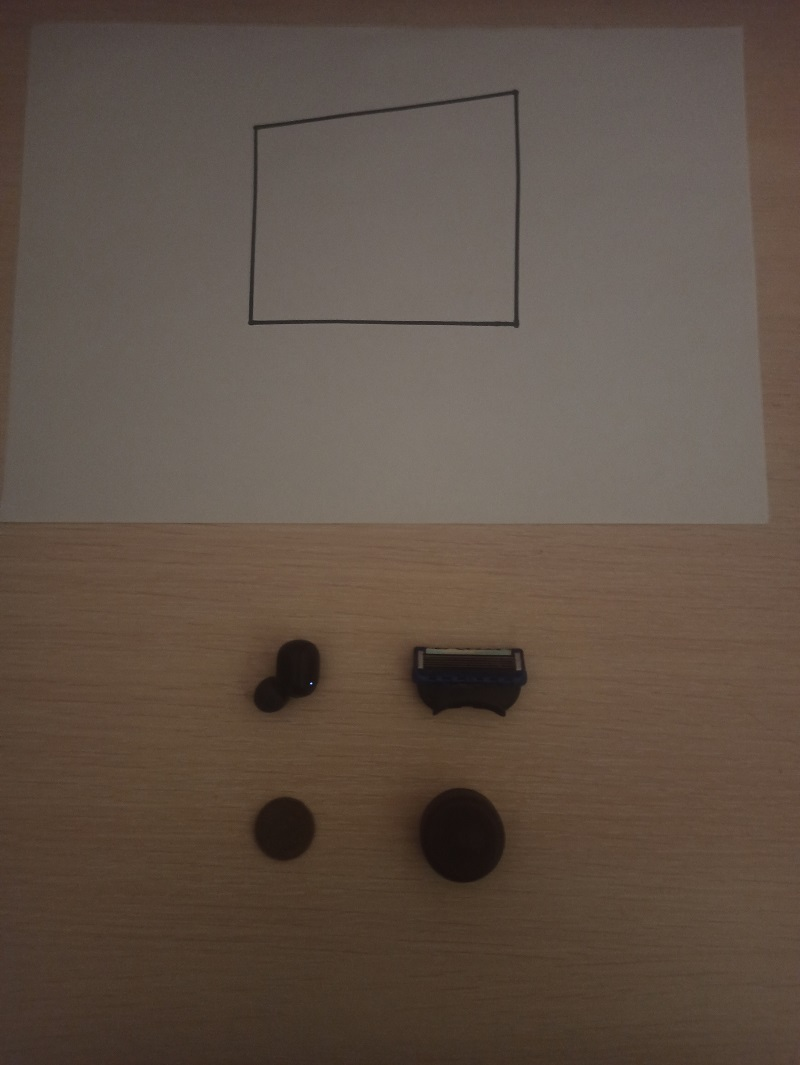
#> input picture data/test19.jpg, 800 x 1065 px, found by its file name
$ python intelligent_placer.py
#> lines starting #> are read from the running program, lines starting #| are printed output that depends on the picture; after the words box and inside, x2 and y2 are one past the last pixel; in counts of white or black regions, pixels touching at a corner belong together
### intelligent_placer_lib/Placer.py
import numpy as np
import cv2
import os
from skimage.feature import canny
import rotate_contour as rot
import matplotlib.pyplot as plt


#  функция, загружающая фотографии
# [7 lines left out: function get_images, not called in this run]


#  функция, занимающаяся обработкой фото с многоугольником перед поиском контура
def polygon_preparation(polygon_img):
    result = cv2.cvtColor(polygon_img, cv2.COLOR_BGR2GRAY)
    result = canny(result, sigma=0.3).astype(np.uint8)
    return result


#  функция, занимающаяся обработкой фото с предметами перед поиском контура
def items_preparation(items_img):
    result = cv2.cvtColor(items_img, cv2.COLOR_BGR2GRAY)
    result = cv2.GaussianBlur(result, (3, 5), cv2.BORDER_DEFAULT)
    result = canny(result, sigma=0.425).astype(np.uint8)
    kernel = cv2.getStructuringElement(cv2.MORPH_RECT, (16, 16))
    result = cv2.morphologyEx(result, cv2.MORPH_CLOSE, kernel)
    return result


#  функция, возвращающая контур полигона
def get_contour_polygon(image):
    img = polygon_preparation(image)
    contours, _ = cv2.findContours(img, cv2.RETR_EXTERNAL, cv2.CHAIN_APPROX_NONE)
    if len(contours) == 0:
        return tuple()
    return max(contours, key=lambda x: cv2.contourArea(x))


#  функция, возвращающая контуры предметов
def get_contours_items(image):
    img = items_preparation(image)
    contours, _ = cv2.findContours(img, cv2.RETR_EXTERNAL, cv2.CHAIN_APPROX_NONE)
    return contours


# функция, выполняющая сдвиг контура на величины dx, dy
def contour_shift(contour, dx, dy):
    return contour + [int(dx), int(dy)]


# функция, проверяющая, поместился ли предмет в многоугольник с помощью битовой маски
def is_fit(contour, masks_image):
    contour_image = masks_image.copy()
    # делаем маску объекта и накладываем на маску полигона
    cv2.fillPoly(contour_image, [contour], (255, 255, 255))
    # с помощью логического XOR обнаруживаем области предмета, которые выходят за маску
    # полигона или накладываются на уже расположенные объекты в нём. Если площадь таких областей равна
    # нулю, то предмет будет расположен
    return np.all(np.logical_xor(np.logical_not(contour_image), masks_image))


# функция, пытающаяся найти размещение одного предмета во многоугольнике с помощью
# обхода многоугольника с заявленным шагом step
def place_item(coords, masks_image, contour, x_axis_step, y_axis_step, angle_step):
    # проход по оси y
    for y_place in range(coords[0], coords[1], y_axis_step):
        # проход по оси x
        for x_place in range(coords[2], coords[3], x_axis_step):
            if is_fit(contour, masks_image):
                return True, contour

            # если предмет не вместился в нынешней точке сразу, пробуем его поворачивать
            angle = angle_step
            while angle < 360:
                rot_contour = rot.rotate_contour(contour, angle)
                angle += angle_step
                if is_fit(rot_contour, masks_image):
                    return True, rot_contour

            contour = contour_shift(contour, x_axis_step, 0)
        contour = contour_shift(contour, coords[2] - coords[3], y_axis_step)
    return False, contour


# функция, сравнивающая радиусы описанной окружности предмета и описанной окружности многоугольника
def radius_check(polygon, items):
    items_lesser = True
    (_, _), poly_r = cv2.minEnclosingCircle(polygon)
    for item in items:
        (_, _), item_r = cv2.minEnclosingCircle(item)
        if item_r > poly_r:
            return False

    return items_lesser


#  функция, проводящая предварительную проверку на то, что сумма площадей объектов меньше площади многоугольника
def area_check(polygon, items):
    return cv2.contourArea(polygon) > sum([cv2.contourArea(item) for item in items])


# основная функция плейсера
def placing(image_size, items, polygon):
    # проверка на наличие контуров многоугольника и контуров предметов
    if len(polygon) == 0 or len(items) == 0:
        return False
    # сортировка контуров по признаку убывания радиуса описанной окружности
    items = sorted(items, key=lambda x: cv2.minEnclosingCircle(x)[1], reverse=True)
    # проверка на невозможность размещения по радиусу описанной окружности и сумме площадей
    if not radius_check(polygon, items) or not area_check(polygon, items):
        return False

    # создаем изображение, на котором будем размещать маски
    masks_image = np.zeros((image_size[0], image_size[1], 3), np.uint8)
    # рисуем маску полигона
    cv2.fillPoly(masks_image, [polygon], (255, 255, 255))

    # определяем контур прямоугольника через ограничивающий его прямоугольник
    poly_x, poly_y, poly_w, poly_h = cv2.boundingRect(polygon)
    # выбор шагов перебора (angle_step в градусах)
    x_axis_step, y_axis_step, angle_step = int(poly_w / 10), int(poly_h / 10), 45

    for item in items:
        # перенос контура объекта к контуру многоугольника
        item_x, item_y, item_w, item_h = cv2.boundingRect(item)
        item = contour_shift(item, poly_x - item_x, poly_y - item_y)
        # пытаемся найти место для айтема
        coords = (poly_y + int(item_h / 2),           # y0
                  poly_y + poly_h - int(item_h / 2),  # y1
                  poly_x + int(item_w / 2),           # x0
                  poly_x + poly_w - int(item_w / 2))  # x1

        result, item = place_item(coords, masks_image, item, x_axis_step, y_axis_step, angle_step)
        # если не обнаружили места - выходим, возвращая False
        if not result:
            return False
        # если нашли, наносим маску объекта на найденное место во многоугольнике и обрабатываем следующие предметы
        cv2.fillPoly(masks_image, [item], (0, 0, 0))
        plt.imshow(masks_image)
        plt.show()
    # если распределили все предметы, возвращаем True
    return True

### rotate_contour.py
# вспомогательный файл для поворота контура на заданный угол (используется в алгоритме)
# made by nvs-abhilash (https://gist.github.com/nvs-abhilash/75a3920980fe32ffd4754bc205362125)

import cv2
import numpy as np


def cart2pol(x, y):
    theta = np.arctan2(y, x)
    rho = np.hypot(x, y)
    return theta, rho


def pol2cart(theta, rho):
    x = rho * np.cos(theta)
    y = rho * np.sin(theta)
    return x, y


def rotate_contour(cnt, angle):
    M = cv2.moments(cnt)
    cx = int(M['m10']/M['m00'])
    cy = int(M['m01']/M['m00'])

    cnt_norm = cnt - [cx, cy]

    coordinates = cnt_norm[:, 0, :]
    xs, ys = coordinates[:, 0], coordinates[:, 1]
    thetas, rhos = cart2pol(xs, ys)

    thetas = np.rad2deg(thetas)
    thetas = (thetas + angle) % 360
    thetas = np.deg2rad(thetas)

    xs, ys = pol2cart(thetas, rhos)

    cnt_norm[:, 0, 0] = xs
    cnt_norm[:, 0, 1] = ys

    cnt_rotated = cnt_norm + [cx, cy]
    cnt_rotated = cnt_rotated.astype(np.int32)

    return cnt_rotated

### intelligent_placer_lib/intelligent_placer.py
import cv2
from intelligent_placer_lib import Placer as Pl


def check_image(path):
    photo = cv2.imread(path)
#> photo is the input picture: shape (1065, 800, 3); mean B, G, R 70.5, 81.4, 95.9

    # константы для разбиения фотографий на две половины (используются фотографии размером 1065х800)
    midline = 532
    height = 1065
    width = 800

    polygon = photo[0:midline, 0:width]
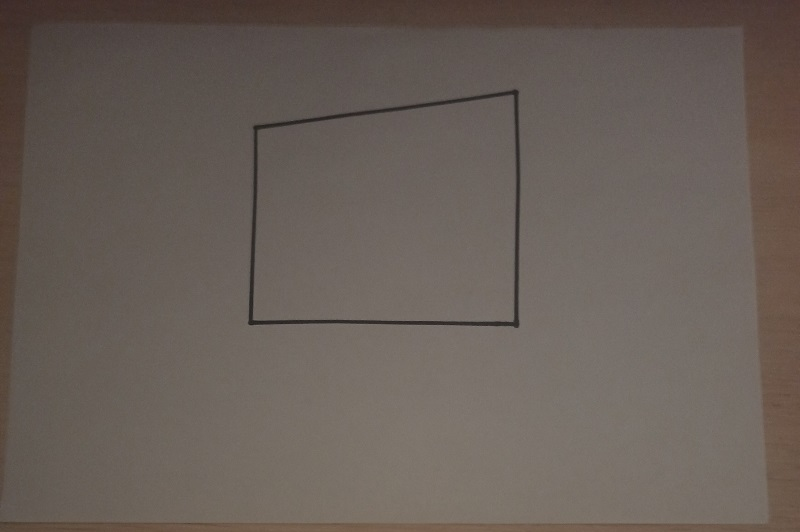
#> polygon: shape (532, 800, 3); mean B, G, R 87.7, 94.5, 104.3
    items = photo[midline:height, 0:width]
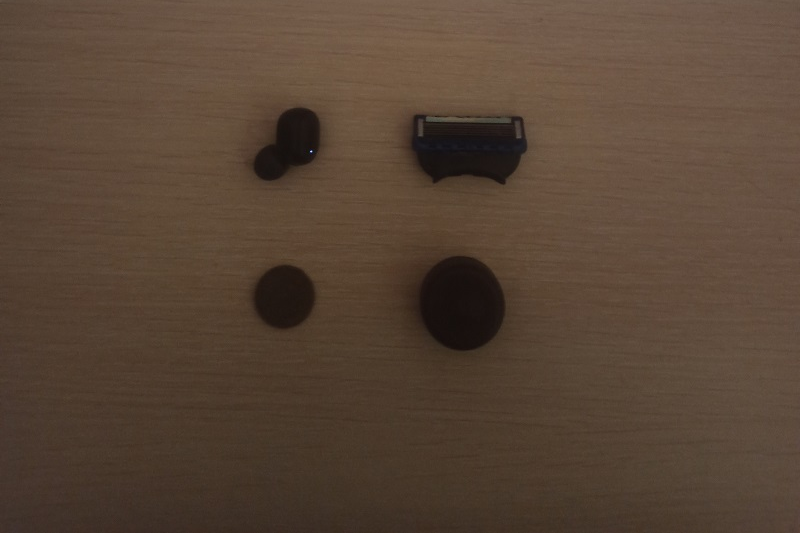
#> items: shape (533, 800, 3); mean B, G, R 53.3, 68.4, 87.5
    poly_contour = Pl.get_contour_polygon(polygon)
#> in polygon_preparation, `result = canny(result, sigma=0.3).astype(np.uint8)`:
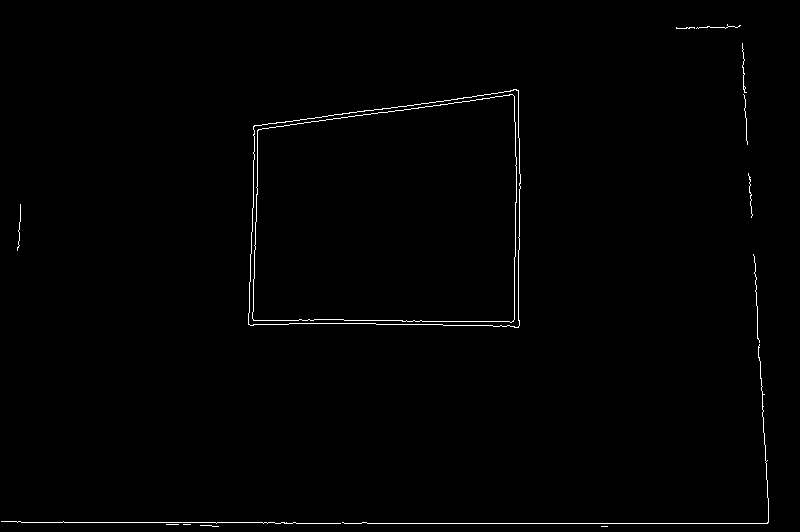
#> result: shape (532, 800); values 0 (black) and 1 (white), 0.77% white in thin lines or dots
#> in get_contour_polygon, `contours, _ = cv2.findContours(img, cv2.RETR_EXTERNAL, cv2.CHAIN_APPRO..`: contours = 14 contours, 13 with area under 20; largest, box (x1, y1, x2, y2) and area: (248, 89, 521, 328) 57736
#> poly_contour = contour of 970 points, box (x1, y1, x2, y2) (248, 89, 521, 328), area 57736
    items_contours = Pl.get_contours_items(items)
#> in items_preparation, `result = canny(result, sigma=0.425).astype(np.uint8)`: result: shape (533, 800); values 0 (black) and 1 (white), 0.32% white in thin lines or dots, all inside (x1, y1, x2, y2) = (253, 107, 528, 351)
#> in items_preparation, `result = cv2.morphologyEx(result, cv2.MORPH_CLOSE, kernel)`:
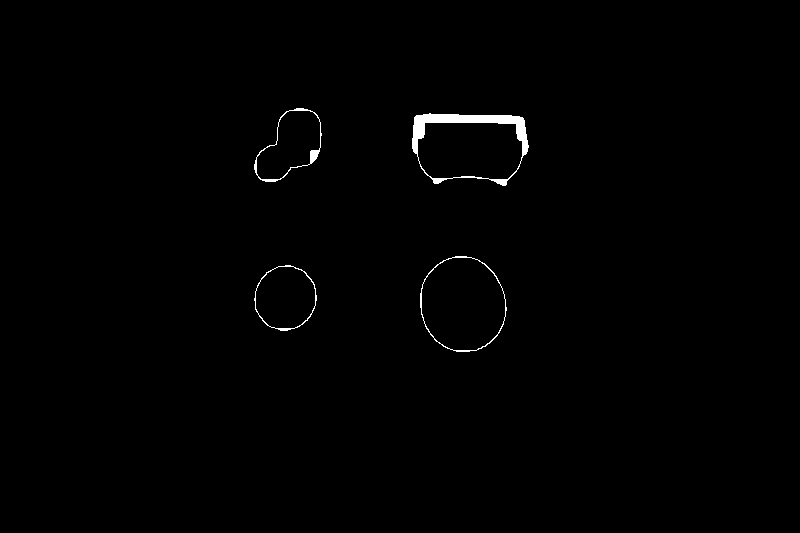
#> result: shape (533, 800); values 0 (black) and 1 (white), 0.64% white; 4 white regions
#> in get_contours_items, `contours, _ = cv2.findContours(img, cv2.RETR_EXTERNAL, cv2.CHAIN_APPRO..`: contours = 4 contours; box (x1, y1, x2, y2) and area: (412, 113, 529, 186) 6811, (420, 256, 507, 352) 6408, (254, 265, 317, 331) 3094, (254, 108, 322, 182) 3056
#> items_contours has the same summary as contours in get_contours_items
    size = (height, width)
    result = Pl.placing(size, items_contours, poly_contour)
#> in placing, `items = sorted(items, key=lambda x: cv2.minEnclosingCircle(x)[1], reve..`: items has the same summary as contours in get_contours_items
#> in radius_check, `(_, _), poly_r = cv2.minEnclosingCircle(polygon)`: poly_r = 178.7
#> the loop in radius_check, `for item in items:` made 4 passes
#> item_r on passes 1 to 4: 59.22, 48.2, 43.03, 32.88
#> in placing, `masks_image = np.zeros((image_size[0], image_size[1], 3), np.uint8)`: masks_image: shape (1065, 800, 3); every value is 0
#> in placing, `cv2.fillPoly(masks_image, [polygon], (255, 255, 255))`:
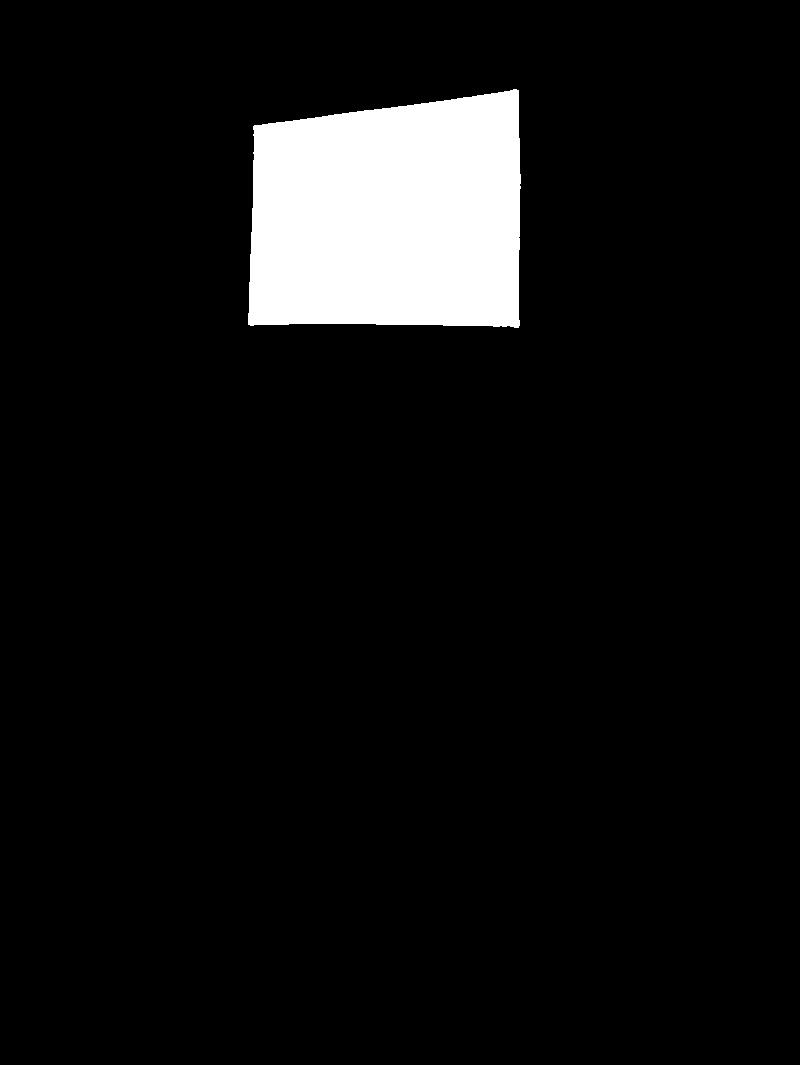
#> masks_image: shape (1065, 800, 3); 6.8% white; 1 white region, box (x1, y1, x2, y2) and area: (248, 89, 521, 328) 58222
#> in placing, `poly_x, poly_y, poly_w, poly_h = cv2.boundingRect(polygon)`: poly_x = 248; poly_y = 89; poly_w = 273; poly_h = 239
#> in placing, `x_axis_step, y_axis_step, angle_step = int(poly_w / 10), int(poly_h / ..`: x_axis_step = 27; y_axis_step = 23; angle_step = 45
#> the loop in placing, `for item in items:` made 4 passes
#> (item_x, item_y, item_w, item_h, coords) on passes 1 to 4: (412, 113, 117, 73, (125, 292, 306, 463)), (420, 256, 87, 96, (137, 280, 291, 478)), (254, 108, 68, 74, (126, 291, 282, 487)), (254, 265, 63, 66, (122, 295, 279, 490))
#> pass 1, in placing, `plt.show()`:
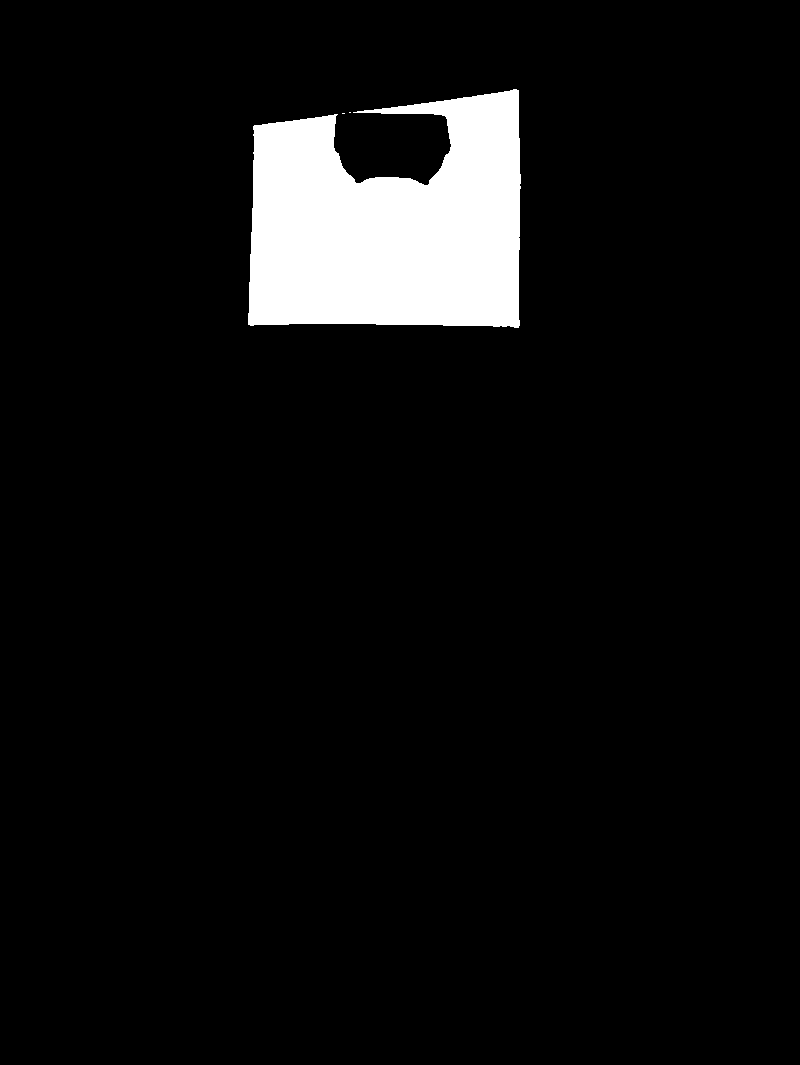
#> shown: shape (1065, 800, 3); 6% white; 3 white regions (2 under 20 px), largest, box (x1, y1, x2, y2) and area: (248, 89, 521, 328) 51247
#> after the loop in placing, `for item in items:`:
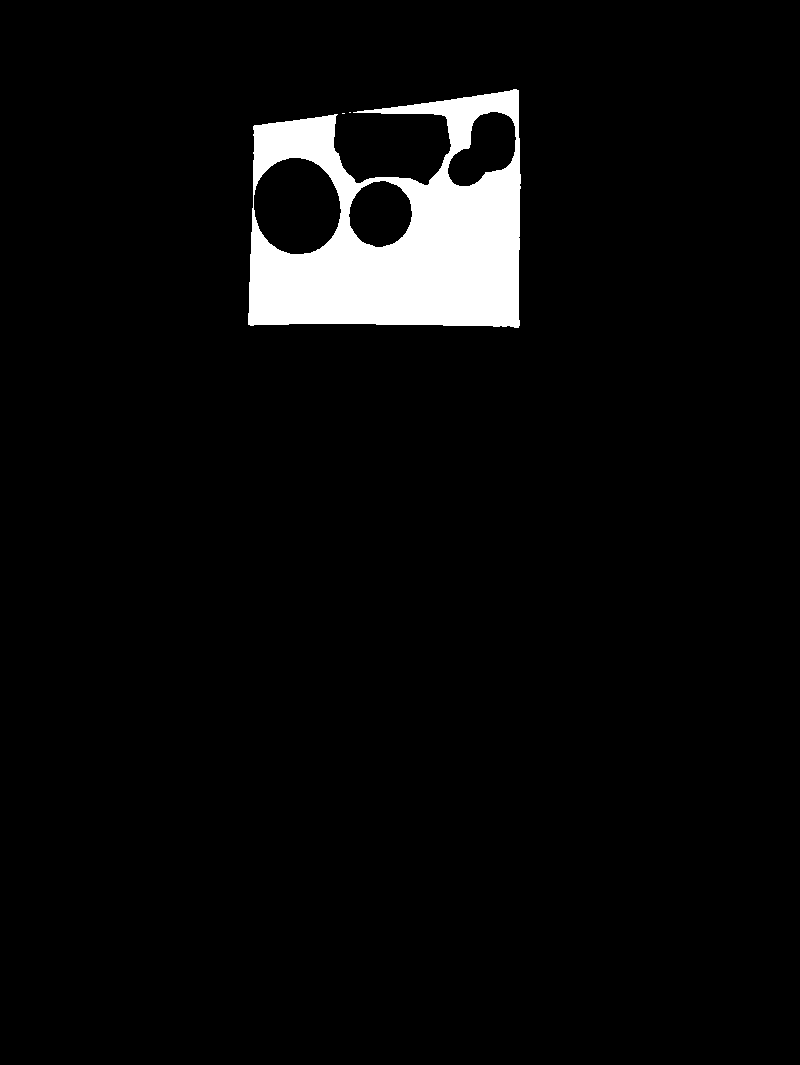
#> masks_image: shape (1065, 800, 3); 4.5% white; 3 white regions (2 under 20 px), largest, box (x1, y1, x2, y2) and area: (248, 89, 521, 328) 38364
    return result


print(check_image('C:/Users/79523/PycharmProjects/IntelligentPlacer-develop/data/test19.jpg'))
